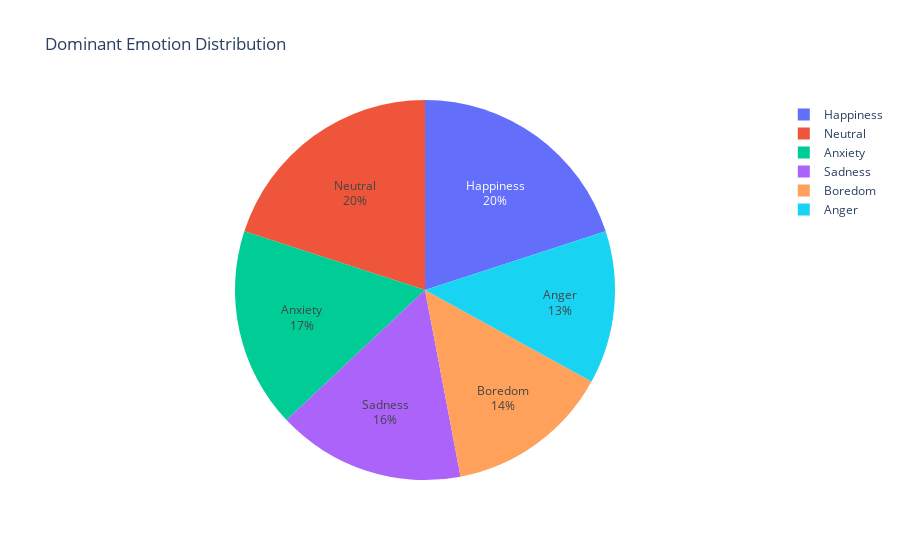

The notebook cell saved with this chart:
### Code cell
plt = px.pie(df, names='Dominant_Emotion', title='Dominant Emotion Distribution')
# adding the values to the pie section
plt.update_traces(textposition='inside', textinfo='percent+label')
plt.show()

### Figure 1 — Plotly figure (JSON) as saved in the notebook; plotly's stock layout.template omitted (floating-point values rounded to 4 significant figures; data arrays with more than 128 entries replaced by an {"elided": "..."} marker saying what was removed)
{"data": [{"domain": {"x": [0, 1], "y": [0, 1]}, "hovertemplate": "Dominant_Emotion=%{label}<extra></extra>", "labels": {"elided": "1000 str values"}, "legendgroup": "", "name": "", "showlegend": true, "textinfo": "percent+label", "textposition": "inside", "type": "pie"}], "layout": {"legend": {"tracegroupgap": 0}, "title": {"text": "Dominant Emotion Distribution"}}}
